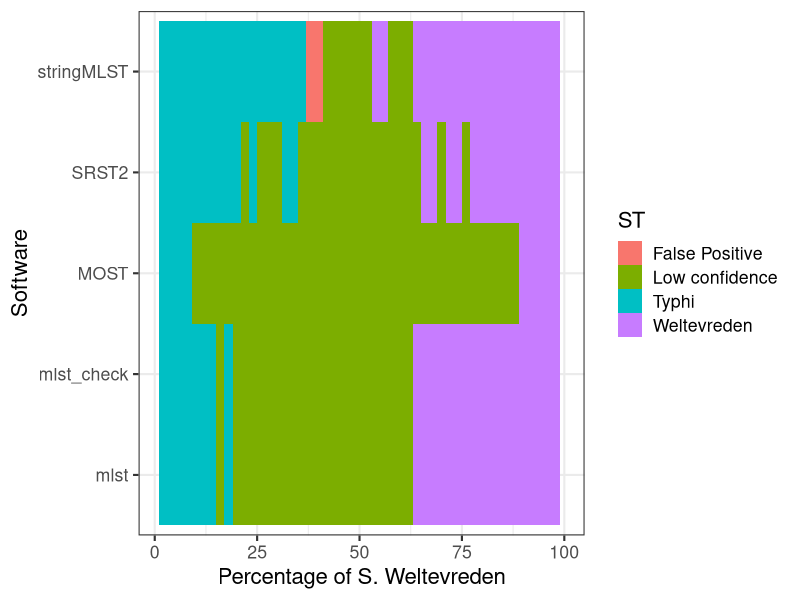
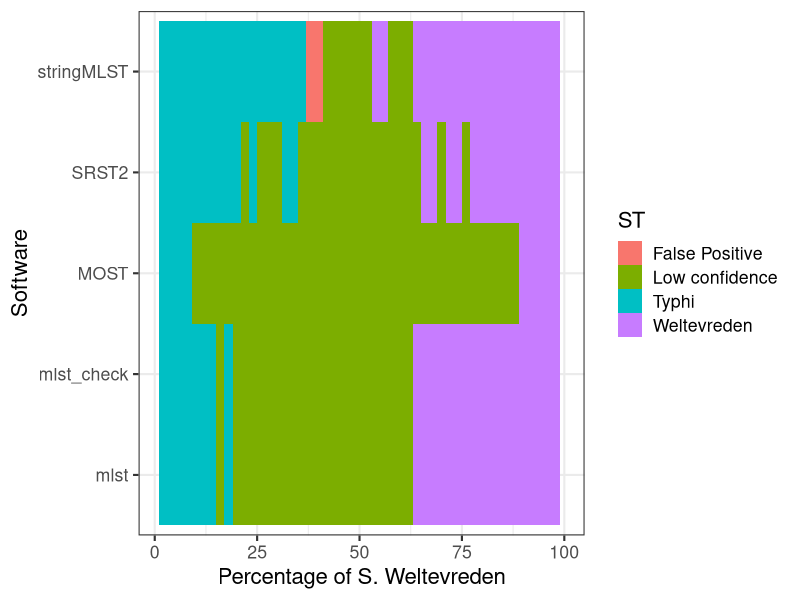

Write R code to recreate these figures, in order.
library(ggplot2)
all_data = read.table('mixed_st_calls.tsv',header = TRUE, sep = "\t")

all_data$Mix = all_data$Mix*2
ggplot(data = all_data, aes(y = Mix, x= Software,fill = ST))+  geom_tile( ) + theme_classic() + theme_bw(base_size = 16)  + xlab("Software")+ ylim(c(1,100))+  ylab("Percentage of S. Weltevreden")+ coord_flip()
ggsave(filename="mixing_samples.png", scale=1)

